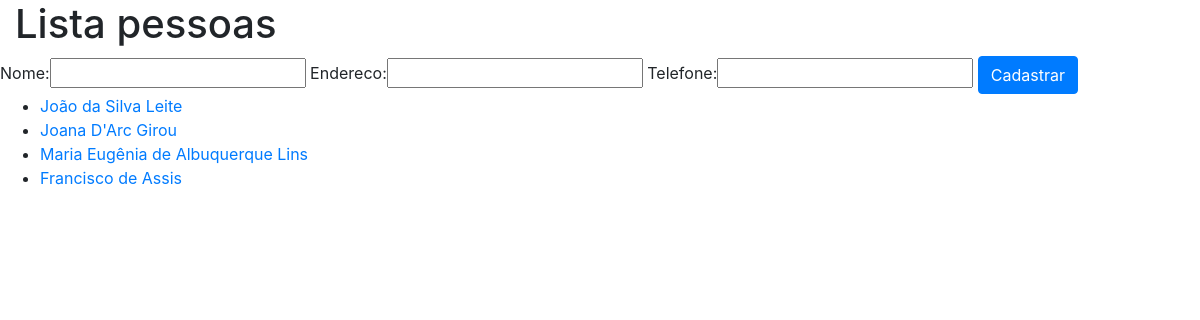
Page /pessoas/ on the earlier database version.
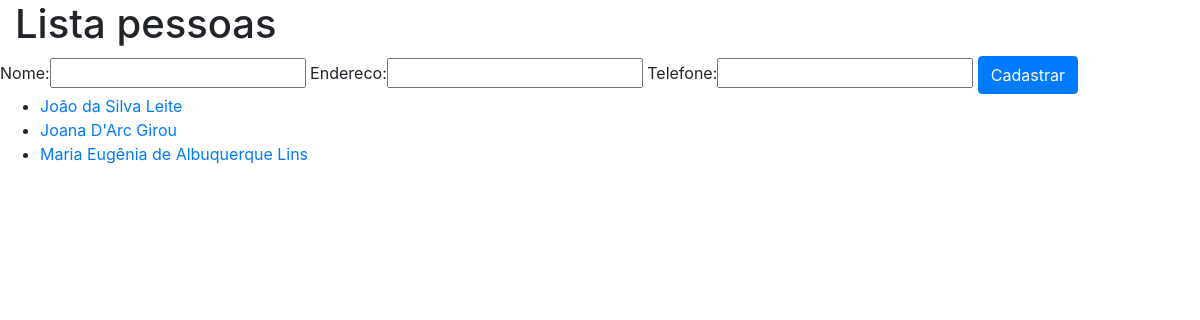
Same page on the later database version.
### core/models.py (models this page shows, shortened)
class Pessoa(models.Model):
    nome = models.CharField(max_length=100)
    endereco = models.CharField(max_length=200)
    telefone = models.CharField(max_length=15)

### core/views.py (the view)
# urls.py: path('pessoas/', lista_pessoas, name='core_lista_pessoas'),
def lista_pessoas(request):
    pessoas = Pessoa.objects.all()
    form = PessoaForm()
    data = {'pessoas': pessoas, 'form': form}
    return render(request, 'core/lista_pessoas.html', data)

### core/forms.py
class PessoaForm(ModelForm):
    class Meta:
        model = Pessoa
        fields = '__all__'

### core/templates/core/lista_pessoas.html (shortened to what this page needs)
{% extends 'base.html' %}
{% load bootstrap %}
{% block main %}
<div class="row">
    <div class="col-12">
        <h1>Lista pessoas</h1>
    </div>
</div>
<div class="row">
    <div class="col-sm-6.">
        <form action="{% url 'core_pessoa_nova' %}" method="POST">
            {{ form|bootstrap }}
            <button type="submit" class="btn btn-primary">Cadastrar</button>
        </form>
    </div>
    <div class="col-sm-6.">
        <ul>
            {% for pessoa in pessoas %}
                <li>
                    <a href="{% url 'core_pessoa_update' pessoa.id %}">{{ pessoa.nome }}</a>
                </li>
            {% endfor %}
        </ul>
    </div>
</div>
{% endblock %}

Differences in the rows shown:
removed Pessoa: nome "Francisco de Assis"
